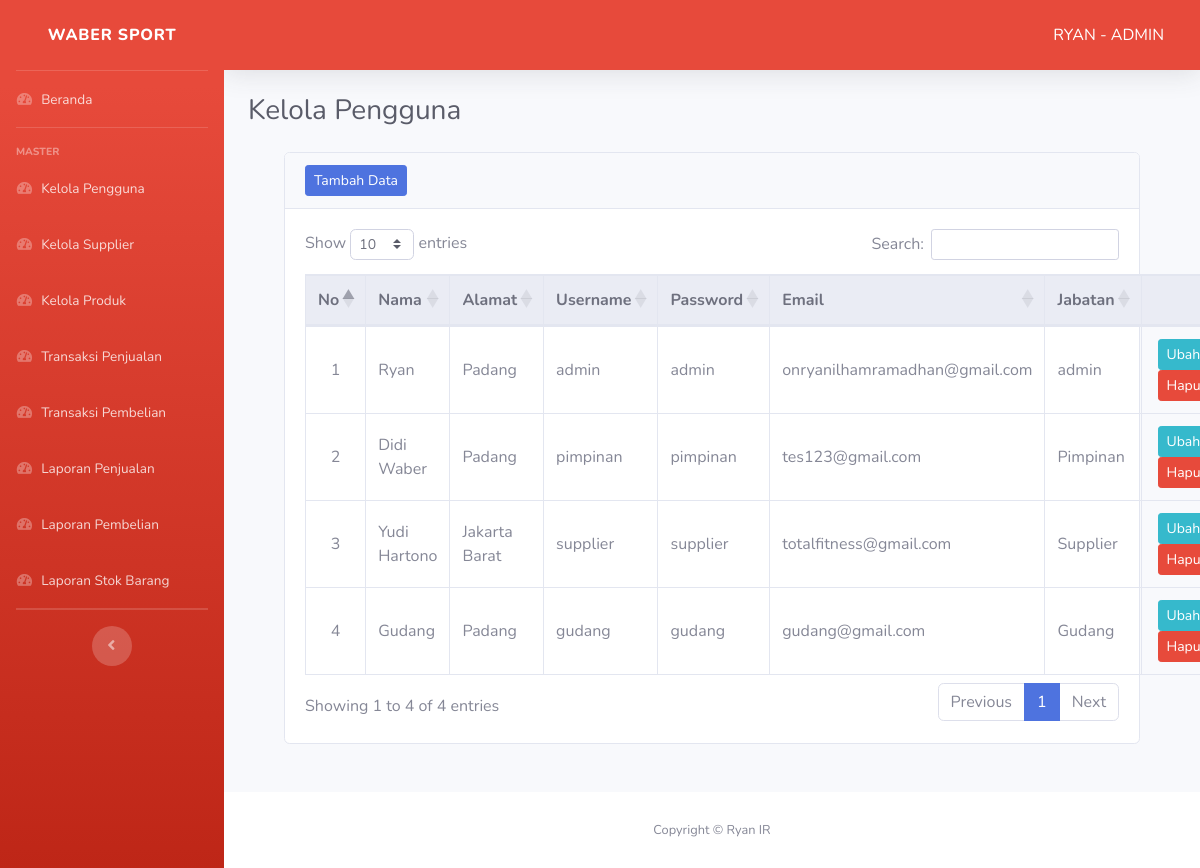
Screenshot of /pages/admin/kelola-pengguna.php (signed in) with the database file from the repository.
### tables this page shows
CREATE TABLE `user` (
  `id_user` int(11) NOT NULL,
  `nama` varchar(20) NOT NULL,
  `username` varchar(20) NOT NULL,
  `password` varchar(20) NOT NULL,
  `email` varchar(30) NOT NULL,
  `hak_akses` varchar(20) NOT NULL,
  `alamat` varchar(40) DEFAULT NULL,
  `jabatan` varchar(20) NOT NULL
);

### pages/admin/kelola-pengguna.php (the view, shortened to what this page needs)
<!DOCTYPE html>
<html lang="en">
<head>
    <?php include '../../layout/header.php' ?>
</head>
<body id="page-top">
    <div id="wrapper">
        <?php include '../../layout/sidebar-admin.php' ?>
        <div id="content-wrapper" class="d-flex flex-column">
            <div id="content">
                <?php include '../../layout/topbar.php' ?>
                <div class="container-fluid">
                    <div class="d-sm-flex align-items-center justify-content-between mb-4">
                        <h1 class="h3 mb-0 text-gray-800">Kelola Pengguna</h1>
                    </div>
                    <div class="container row-12">
                        <div class="col">
                            <div class="card mb-5">
                                <div class="card-header">
                                    <div class="nav-item">
                                        <a href="tambah-pengguna.php" class="btn btn-sm btn-primary">Tambah Data</a>
                                    </div>
                                </div>
                                <div class="card-body">
                                    <table class="table table-responsive-lg table-hover table-bordered" id="Table">
                                        <thead class="thead-light text-center">
                                            <tr>
                                                <th width=6%>No</th>
                                                <th>Nama</th>
                                                <th>Alamat</th>
                                                <th>Username</th>
                                                <th>Password</th>
                                                <th>Email</th>
                                                <th>Jabatan</th>
                                                <th width=16%></th>
                                            </tr>
                                        </thead>
                                        <tbody>
                                            <?php
                                            include "../../koneksi.php";
                                            $no = 1;
                                            $data = mysqli_query($koneksi, "SELECT * FROM user");
                                            if (!$data) {
                                                ?>
                                                <tr>
                                                    <td colspan="7" class="text-center font-weight-bold">Data Kosong</td>
                                                </tr>
                                                <?php
                                                } else {
                                                    while ($item = mysqli_fetch_array($data)) {
                                                        ?>
                                                    <tr>
                                                        <td class="text-center align-middle"><?php echo $no++; ?></td>
                                                        <td class="align-middle"><?php echo $item['nama']; ?></td>
                                                        <td class="align-middle"><?php echo $item['alamat']; ?></td>
                                                        <td class="align-middle"><?php echo $item['username']; ?></td>
                                                        <td class="align-middle"><?php echo $item['password']; ?></td>
                                                        <td class="align-middle"><?php echo $item['email']; ?></td>
                                                        <td class="align-middle"><?php echo $item['jabatan']; ?></td>
                                                        <td class="text-center">
                                                            <a href="ubah-pengguna.php?id=<?php echo $item['id_user'] ?>" class="btn btn-info btn-sm mx-1 float-left">Ubah</a>
                                                            <form action="hapus-pengguna.php?id=<?php echo $item['id_user'] ?>" method="post">
                                                                <button type="submit" class="btn btn-danger btn-sm mx-1 float-left">Hapus</button>
                                                            </form>
                                                        </td>
                                                    </tr>
                                            <?php
                                                }
                                            }
                                            ?>
                                        </tbody>
                                    </table>
                                </div>
                            </div>
                        </div>
                    </div>
                </div>
            </div>
            <?php include '../../layout/footer.php' ?>
        </div>
    </div>
</body>
</html>

### rows the page displays
user: nama "Ryan", alamat "Padang", username "admin", password "admin", email "onryanilhamramadhan@gmail.com", jabatan "admin"
user: nama "Didi Waber", alamat "Padang", username "pimpinan", password "pimpinan", email "tes123@gmail.com", jabatan "Pimpinan"
user: nama "Yudi Hartono", alamat "Jakarta Barat", username "supplier", password "supplier", email "totalfitness@gmail.com", jabatan "Supplier"
user: nama "Gudang", alamat "Padang", username "gudang", password "gudang", email "gudang@gmail.com", jabatan "Gudang"

### other values shown
$_SESSION['nama'] "RYAN"
$_SESSION['jabatan'] "ADMIN"
